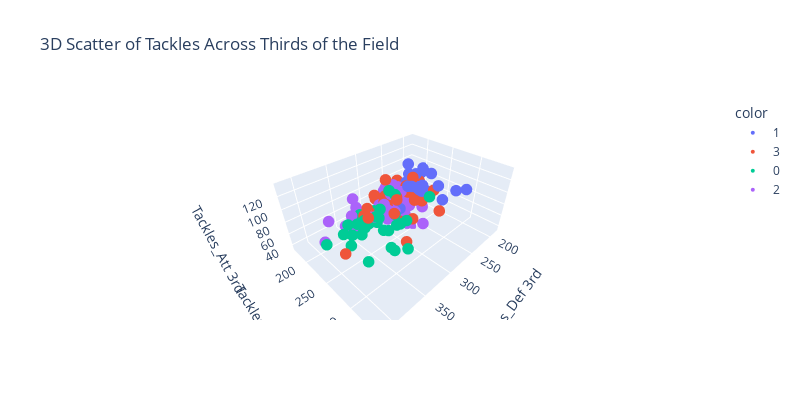

Notebook code cell kept with this figure:
### Code cell
fig_3d = px.scatter_3d(
    eval, 
    x='Tackles_Def 3rd', 
    y='Tackles_Mid 3rd', 
    z='Tackles_Att 3rd',
    color=eval["Labels"].astype(str),           # Color by cluster or label
    hover_name=eval["Team"],        # Hover over teams
    title="3D Scatter of Tackles Across Thirds of the Field",
    width=800, height=400
)
fig_3d.update_traces(marker_size=4)
fig_3d.show()

### Figure 1 — Plotly figure (JSON) as saved in the notebook; plotly's stock layout.template omitted (floating-point values rounded to 4 significant figures)
{"data": [{"hovertemplate": "<b>%{hovertext}</b><br><br>color=1<br>Tackles_Def 3rd=%{x}<br>Tackles_Mid 3rd=%{y}<br>Tackles_Att 3rd=%{z}<extra></extra>", "hovertext": ["Manchester City", "Arsenal", "Liverpool", "Brighton", "Bayern Munich", "Dortmund", "Barcelona", "Real Madrid", "Paris S-G", "Lens", "Marseille", "Rennes", "Lille", "Lyon", "Napoli", "Feyenoord", "PSV Eindhoven", "Ajax", "Benfica", "Sporting CP"], "legendgroup": "1", "marker": {"color": "#636efa", "size": 4, "symbol": "circle"}, "mode": "markers", "name": "1", "scene": "scene", "showlegend": true, "type": "scatter3d", "x": [185, 238, 228, 270, 263, 246, 211, 242, 253, 225, 271, 255, 266, 306, 236, 231, 286, 244, 243, 203], "y": [198, 212, 250, 242, 258, 241, 216, 212, 255, 238, 304, 251, 265, 282, 227, 267, 242, 219, 305, 298], "z": [88, 118, 112, 104, 102, 93, 95, 88, 104, 77, 110, 94, 104, 135, 106, 99, 73, 106, 112, 94]}, {"hovertemplate": "<b>%{hovertext}</b><br><br>color=3<br>Tackles_Def 3rd=%{x}<br>Tackles_Mid 3rd=%{y}<br>Tackles_Att 3rd=%{z}<extra></extra>", "hovertext": ["Manchester Utd", "Newcastle Utd", "Tottenham", "Chelsea", "RB Leipzig", "Leverkusen", "Eint Frankfurt", "M'Gladbach", "Stuttgart", "Atlético Madrid", "Real Sociedad", "Villarreal", "Athletic Club", "Girona", "Sevilla", "Monaco", "Nice", "Lazio", "Inter", "Milan", "Atalanta", "Roma", "Juventus", "Fiorentina", "Bologna", "Torino", "Monza", "Sassuolo", "AZ Alkmaar", "Twente", "Heerenveen", "NEC Nijmegen", "Porto", "Braga"], "legendgroup": "3", "marker": {"color": "#EF553B", "size": 4, "symbol": "circle"}, "mode": "markers", "name": "3", "scene": "scene", "showlegend": true, "type": "scatter3d", "x": [343, 268, 325, 363, 237, 242, 244, 274, 255, 332, 304, 276, 267, 271, 261, 284, 415, 261, 247, 327, 291, 301, 296, 232, 310, 231, 323, 237, 244, 288, 282, 267, 251, 222], "y": [231, 254, 215, 267, 231, 206, 248, 171, 207, 245, 254, 201, 254, 213, 230, 310, 295, 234, 241, 295, 272, 257, 219, 260, 255, 187, 214, 186, 227, 237, 179, 188, 234, 222], "z": [84, 85, 79, 110, 66, 46, 70, 52, 66, 90, 102, 101, 87, 67, 96, 102, 108, 87, 84, 68, 73, 66, 79, 89, 83, 55, 58, 79, 72, 92, 66, 62, 108, 86]}, {"hovertemplate": "<b>%{hovertext}</b><br><br>color=0<br>Tackles_Def 3rd=%{x}<br>Tackles_Mid 3rd=%{y}<br>Tackles_Att 3rd=%{z}<extra></extra>", "hovertext": ["Aston Villa", "Fulham", "Crystal Palace", "Wolves", "Bournemouth", "Everton", "Leicester City", "Leeds United", "Southampton", "Betis", "Rayo Vallecano", "Celta Vigo", "Valencia", "Valladolid", "Elche", "Clermont Foot", "Lorient", "Reims", "Montpellier", "Toulouse", "Brest", "Strasbourg", "Nantes", "Auxerre", "Troyes", "Angers", "Udinese", "Empoli", "Spezia", "Gil Vicente FC"], "legendgroup": "0", "marker": {"color": "#00cc96", "size": 4, "symbol": "circle"}, "mode": "markers", "name": "0", "scene": "scene", "showlegend": true, "type": "scatter3d", "x": [305, 294, 354, 364, 316, 362, 345, 376, 377, 373, 262, 319, 340, 334, 367, 350, 409, 338, 362, 349, 348, 316, 367, 337, 333, 311, 363, 316, 290, 253], "y": [251, 228, 246, 222, 249, 257, 292, 343, 279, 238, 276, 269, 254, 251, 212, 250, 244, 259, 249, 264, 289, 284, 249, 263, 207, 268, 228, 218, 236, 209], "z": [77, 101, 90, 75, 53, 89, 63, 121, 57, 54, 98, 76, 84, 86, 54, 85, 83, 106, 73, 103, 68, 90, 93, 74, 68, 73, 60, 72, 96, 77]}, {"hovertemplate": "<b>%{hovertext}</b><br><br>color=2<br>Tackles_Def 3rd=%{x}<br>Tackles_Mid 3rd=%{y}<br>Tackles_Att 3rd=%{z}<extra></extra>", "hovertext": ["Brentford", "West Ham", "Nott'ham Forest", "Union Berlin", "Freiburg", "Wolfsburg", "Mainz 05", "Köln", "Hoffenheim", "Werder Bremen", "Bochum", "Augsburg", "Schalke 04", "Hertha BSC", "Osasuna", "Mallorca", "Cádiz", "Getafe", "Almería", "Espanyol", "Ajaccio", "Salernitana", "Lecce", "Hellas Verona", "Cremonese", "Sampdoria", "Sparta R'dam", "Utrecht", "RKC Waalwijk", "Vitesse", "Go Ahead Eag", "Fortuna Sittard", "Volendam", "Excelsior", "Emmen", "Cambuur", "Groningen", "Arouca", "Vitória", "Chaves", "Famalicão", "Boavista", "Casa Pia", "Vizela", "Rio Ave", "Estoril", "Portimonense", "Marítimo", "Paços", "Santa Clara"], "legendgroup": "2", "marker": {"color": "#ab63fa", "size": 4, "symbol": "circle"}, "mode": "markers", "name": "2", "scene": "scene", "showlegend": true, "type": "scatter3d", "x": [270, 289, 380, 217, 223, 255, 268, 287, 254, 269, 301, 251, 240, 307, 256, 318, 358, 282, 292, 330, 321, 309, 347, 319, 403, 290, 274, 285, 322, 236, 253, 332, 358, 344, 298, 313, 304, 305, 325, 240, 300, 293, 269, 262, 264, 251, 241, 282, 254, 262], "y": [228, 226, 201, 216, 211, 206, 206, 263, 231, 273, 247, 202, 246, 215, 196, 213, 205, 199, 202, 239, 236, 220, 259, 228, 228, 240, 200, 233, 176, 208, 220, 189, 226, 202, 221, 224, 250, 211, 187, 182, 227, 222, 248, 227, 231, 209, 225, 234, 170, 228], "z": [89, 92, 78, 61, 64, 82, 73, 65, 58, 53, 78, 69, 56, 54, 82, 52, 60, 60, 63, 83, 80, 58, 99, 58, 73, 59, 52, 65, 76, 80, 76, 50, 63, 69, 76, 62, 77, 52, 67, 55, 60, 47, 34, 69, 47, 53, 66, 78, 63, 56]}], "layout": {"height": 400, "legend": {"title": {"text": "color"}, "tracegroupgap": 0}, "scene": {"domain": {"x": [0, 1], "y": [0, 1]}, "xaxis": {"title": {"text": "Tackles_Def 3rd"}}, "yaxis": {"title": {"text": "Tackles_Mid 3rd"}}, "zaxis": {"title": {"text": "Tackles_Att 3rd"}}}, "title": {"text": "3D Scatter of Tackles Across Thirds of the Field"}, "width": 800}}
